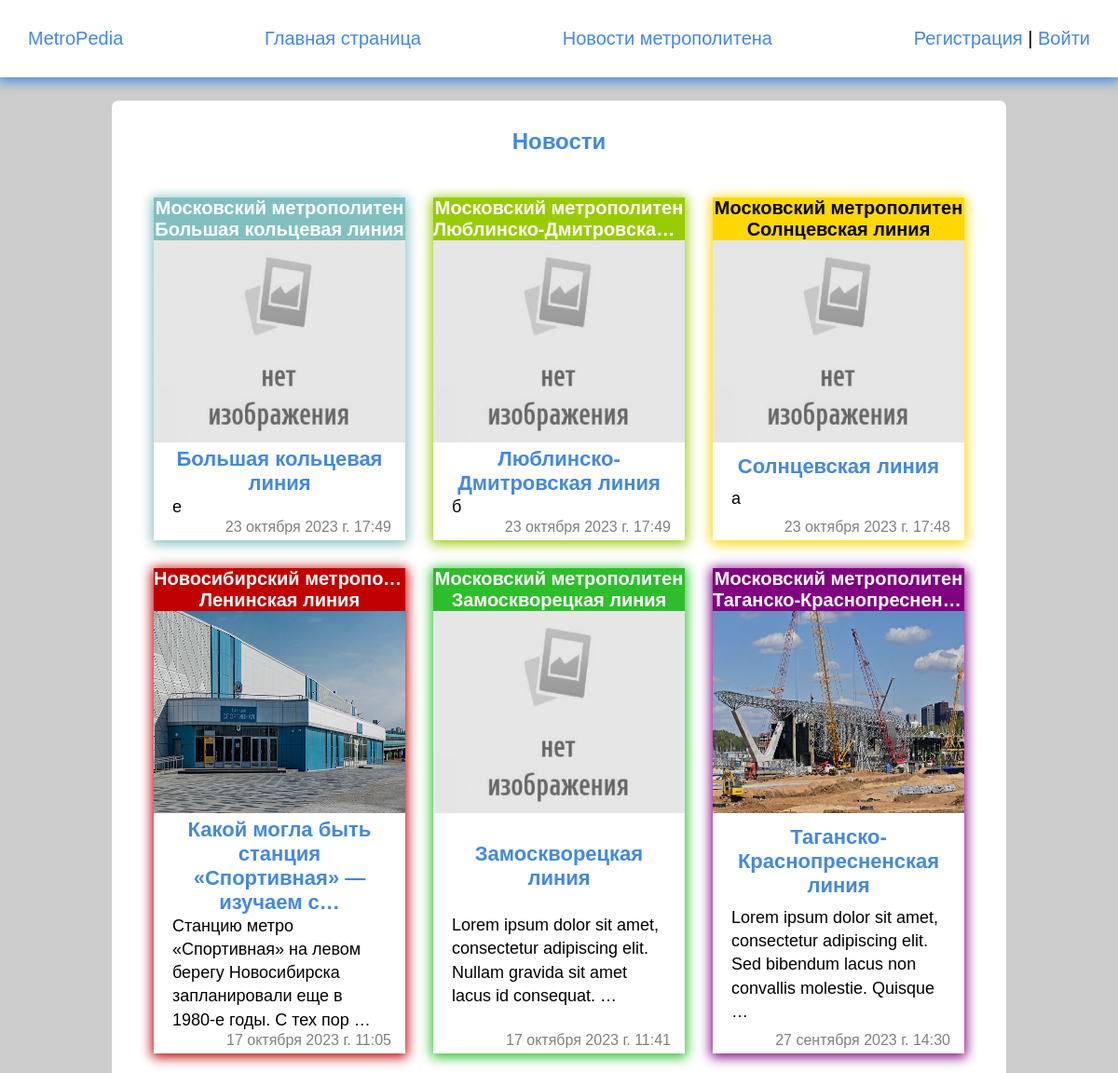
Screenshot of /blog/ with the database file from the repository.
### metro_blog/models.py (models this page shows, shortened)
class Blog(models.Model):
    title = models.CharField(max_length=250, blank=False, verbose_name='Название')
    slug = models.CharField(max_length=250, unique=True, verbose_name='Ссылка')
    content = models.TextField(blank=True, null=True, verbose_name='Текст')
    source = models.CharField(max_length=250, blank=True, null=True, verbose_name='Источник')
    image = models.ImageField(upload_to='images/%Y/%M/%D', blank=True, verbose_name='Картинка')
    time_created = models.DateTimeField(auto_now_add=True, verbose_name='Время создания')
    time_update = models.DateTimeField(auto_now=True, verbose_name='Время обновления')
    line = models.ForeignKey(Line, on_delete=models.PROTECT, blank=True, null=True, verbose_name='линия')
    def get_absolute_url(self):
        return reverse('post', kwargs={'post_slug': self.slug})
    class Meta:
        verbose_name = 'Новость'
        verbose_name_plural = 'Новости'
        ordering = ['-time_created']

### metro_wiki/models.py (models this page shows, shortened)
class Line(models.Model):
    title = models.CharField(max_length=100, blank=False, verbose_name='Название линий')
    slug = models.CharField(max_length=100, blank=False, unique=True, verbose_name='Ссылка')
    content = models.TextField(blank=True, null=True, verbose_name='Текст')
    number = models.CharField(max_length=3, blank=True, verbose_name='Номер линий')
    color_text = ColorField(default='#FFFFFF', verbose_name='Цвет текста')
    color = ColorField(default='#EF161E', verbose_name='Цвет')
    city = models.ForeignKey(City, on_delete=models.PROTECT, verbose_name='Город')
    image = models.ImageField(upload_to='images/%Y/%M/%D', blank=True, verbose_name='Картинка')
    def get_absolute_url(self):
        return reverse('line', kwargs={'line_slug': self.slug})
    class Meta:
        verbose_name = 'Линия'
        verbose_name_plural = 'Линии'
        ordering = ['number', 'title']

class City(models.Model):
    title = models.CharField(max_length=100, blank=False, verbose_name='Название метрополитена')
    slug = models.CharField(max_length=100, blank=False, unique=True, verbose_name='Ссылка')
    image = models.ImageField(upload_to='images/%Y/%M/%D', blank=True, verbose_name='Картинка')
    content = models.TextField(blank=True, null=True, verbose_name='Текст')
    def get_absolute_url(self):
        return reverse('city', kwargs={'city_slug': self.slug})
    class Meta:
        verbose_name = 'Город'
        verbose_name_plural = 'Города'
        ordering = ['title']

### metro_blog/views.py (the view)
# urls.py: path('', Blogs.as_view(), name='blogs'),
class Blogs(DataMixin, ListView):
    model = Blog
    template_name = 'blog/index.html'
    context_object_name = 'posts'
    def get_context_data(self, *, object_list=None, **kwargs):
        context = super().get_context_data(**kwargs)
        c_def = self.get_user_context(title='Новости')
        return dict(list(context.items()) + list(c_def.items()))

### main_page/templatetags/blog_filters.py (called while the page is built)
@register.filter
def replace_ndash(value):
    return value.replace('&ndash;', '-')

@register.filter
def replace_aquo(value):
    return value.replace('&laquo;', '«').replace('&raquo;', '»')

### main_page/utils.py (called while the page is built)
    def get_user_context(self, **kwargs):
        context = kwargs
        user_menu = menu.copy()
        if not self.request.user.is_authenticated:
            user_menu.pop(-1)
        context['menu'] = user_menu
        context['cats'] = cats
        if 'cat_selected' not in context:
            context['cat_selected'] = 0
        return context

### metro_blog/templates/blog/index.html
{% extends 'main_page/base.html' %}
{% load static %}
{% load blog_filters %}
{% block content %}
<main class="content">
    <section class="wrap">
        <h1>{{ title }}</h1>
        {% if posts %}
        <ul class="post_list">
            {% for p in posts %}
            <li class="element mw-wrap" style="box-shadow: 0px 2px 12px 2px {{ p.line.color }};">
                <div class="cat_post" id="fixed_container" style="background: {{ p.line.color }}">
                    <a href="{{ p.line.city.get_absolute_url }}">
                        <span style="color: {{ p.line.color_text }};">{{ p.line.city.title }}</span>
                    </a>
                    <a href="{{ p.line.get_absolute_url }}">
                        <span style="color: {{ p.line.color_text }};">{{ p.line.title }}</span>
                    </a>
                </div>
                <a href="{{ p.get_absolute_url }}">
                    <div class="prev_post">
                        {% if p.image %}
                        <img src="{{ p.image.url }}" alt="post_image">
                        {% else %}
                        <img src="{% static 'images/plug.jpg' %}" alt="post_image">
                        {% endif %}
                    </div>
                    <h2>{{ p.title | truncatechars:50 }}</h2>
                    <p>{{ p.content | striptags | replace_ndash | replace_aquo | linebreaksbr | truncatewords:15 }}</p>
                    <div class="date_post">
                        <span>{{ p.time_update }}</span>
                    </div>
                </a>
            </li>
            {% endfor %}
        </ul>
        {% endif %}
    </section>
</main>
{% endblock %}

### main_page/static/style/style.css (style rules this page uses)
*, *::before, *::after { box-sizing: border-box; }
body { margin: 0; padding: 0; font-family: Arial, Helvetica, sans-serif; background-color: #ccc; }
main { margin-top: 108px; }
.wrap { max-width: 80%; margin: 0 auto; padding: 10px 30px; background-color: #fff; border-radius: 7px; }
ul { list-style: none; padding: 0; padding-bottom: 40px; }
a { text-decoration: none; }
.content .wrap { display: flex; flex-direction: row; flex-wrap: wrap; align-items: stretch; justify-content: space-evenly; }
h1, h2, h4 { color: #4388e4; }
p { line-height: 1.4; font-size: 0.92em; }
img { filter: brightness(90%) }
.main_sect, h2 { text-align: center; }
.content li { margin-bottom: 20px; font-size: 20px; }
.content a { color: #000; display: block; }
.post_list, .post_main_list { display: flex; flex-direction: row; max-width: 1100px; overflow: auto; }
.post_list { justify-content: space-around; flex-wrap: wrap; }
.element { display: flex; flex-direction: column; margin: 10px; }
.mw-wrap { max-width: 30%; }
.element a { height: 100%; display: flex; flex-direction: column; justify-content: space-between; }
.cat_post { display: flex; flex-direction: column; justify-content: center; }
.cat_post span { text-align: center; vertical-align: middle; font-size: 20px; font-weight: bold; margin: 0; white-space: nowrap; overflow: hidden; text-overflow: ellipsis; }
.prev_post img { width: 100%; height: 216.9px; }
.element a h2 { margin: 0 20px; font-size: 22px; }
.element a p { margin: 0 20px; font-size: 18px; color: #000000; text-decoration: none; }
.date_post { margin-right: 5px; margin-bottom: 5px; display: flex; flex-direction: row; flex-wrap: wrap; justify-content: flex-end; }
.date_post span { margin: 0 10px; font-size: 16px; color: #00000080; }

### rows the page displays
Blog: line.city "Московский метрополитен", line "Большая кольцевая линия", title "Большая кольцевая линия", content "е", time_update "23 октября 2023 г. 17:49"
Blog: line.city "Московский метрополитен", line "Люблинско-Дмитровска…", title "Люблинско-Дмитровская линия", content "б", time_update "23 октября 2023 г. 17:49"
Blog: line.city "Московский метрополитен", line "Солнцевская линия", title "Солнцевская линия", content "а", time_update "23 октября 2023 г. 17:48"
Blog: line.city "Новосибирский метропо…", line "Ленинская линия", image (picture), title "Какой могла быть станция «Спортивная» — изучаем с…", content "Станцию метро «Спортивная» на левом берегу Новосибирска запланировали еще в 1980-е годы. С тех пор …", time_update "17 октября 2023 г. 11:05"
Blog: line.city "Московский метрополитен", line "Замоскворецкая линия", title "Замоскворецкая линия", content "Lorem ipsum dolor sit amet, consectetur adipiscing elit. Nullam gravida sit amet lacus id consequat. …", time_update "17 октября 2023 г. 11:41"
Blog: line.city "Московский метрополитен", line "Таганско-Краснопреснен…", image (picture), title "Таганско-Краснопресненская линия", content "Lorem ipsum dolor sit amet, consectetur adipiscing elit. Sed bibendum lacus non convallis molestie. Quisque …", time_update "27 сентября 2023 г. 14:30"

### other values shown
{{ m.title }} "Главная страница" "Новости метрополитена"
{{ title }} "Новости"
